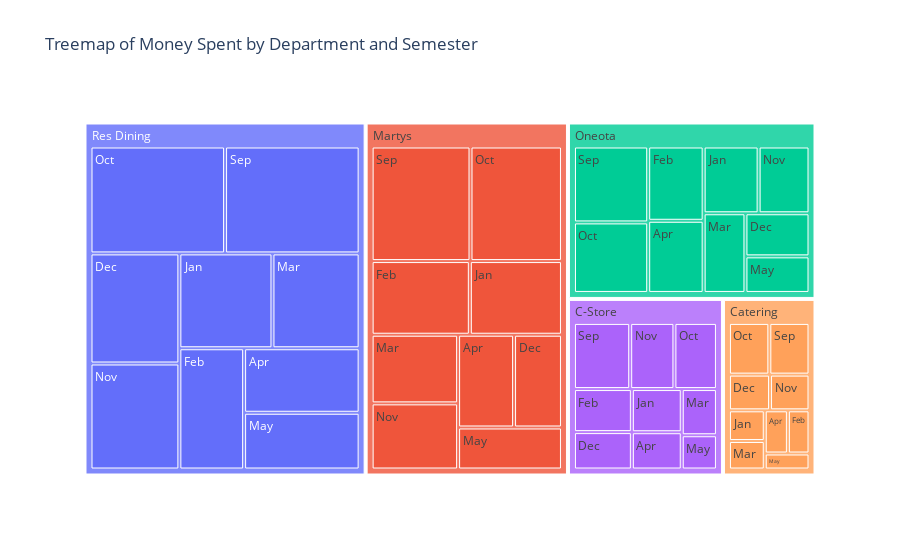

This figure's notebook cell:
### Code cell
fig = px.treemap(agg_data, path=['DEP', 'Month'], values='Money Spent', 
                 title='Treemap of Money Spent by Department and Semester', 
                 labels={'Money Spent': 'Money Spent', 'DEP': 'Department'})

fig.show()

### Figure 1 — Plotly figure (JSON) as saved in the notebook; plotly's stock layout.template omitted (floating-point values rounded to 4 significant figures)
{"data": [{"branchvalues": "total", "domain": {"x": [0, 1], "y": [0, 1]}, "hovertemplate": "labels=%{label}<br>Money Spent=%{value}<br>parent=%{parent}<br>id=%{id}<extra></extra>", "ids": ["C-Store/Apr", "Catering/Apr", "Martys/Apr", "Oneota/Apr", "Res Dining/Apr", "C-Store/Dec", "Catering/Dec", "Martys/Dec", "Oneota/Dec", "Res Dining/Dec", "C-Store/Feb", "Catering/Feb", "Martys/Feb", "Oneota/Feb", "Res Dining/Feb", "C-Store/Jan", "Catering/Jan", "Martys/Jan", "Oneota/Jan", "Res Dining/Jan", "C-Store/Mar", "Catering/Mar", "Martys/Mar", "Oneota/Mar", "Res Dining/Mar", "C-Store/May", "Catering/May", "Martys/May", "Oneota/May", "Res Dining/May", "C-Store/Nov", "Catering/Nov", "Martys/Nov", "Oneota/Nov", "Res Dining/Nov", "C-Store/Oct", "Catering/Oct", "Martys/Oct", "Oneota/Oct", "Res Dining/Oct", "C-Store/Sep", "Catering/Sep", "Martys/Sep", "Oneota/Sep", "Res Dining/Sep", "C-Store", "Catering", "Martys", "Oneota", "Res Dining"], "labels": ["Apr", "Apr", "Apr", "Apr", "Apr", "Dec", "Dec", "Dec", "Dec", "Dec", "Feb", "Feb", "Feb", "Feb", "Feb", "Jan", "Jan", "Jan", "Jan", "Jan", "Mar", "Mar", "Mar", "Mar", "Mar", "May", "May", "May", "May", "May", "Nov", "Nov", "Nov", "Nov", "Nov", "Oct", "Oct", "Oct", "Oct", "Oct", "Sep", "Sep", "Sep", "Sep", "Sep", "C-Store", "Catering", "Martys", "Oneota", "Res Dining"], "name": "", "parents": ["C-Store", "Catering", "Martys", "Oneota", "Res Dining", "C-Store", "Catering", "Martys", "Oneota", "Res Dining", "C-Store", "Catering", "Martys", "Oneota", "Res Dining", "C-Store", "Catering", "Martys", "Oneota", "Res Dining", "C-Store", "Catering", "Martys", "Oneota", "Res Dining", "C-Store", "Catering", "Martys", "Oneota", "Res Dining", "C-Store", "Catering", "Martys", "Oneota", "Res Dining", "C-Store", "Catering", "Martys", "Oneota", "Res Dining", "C-Store", "Catering", "Martys", "Oneota", "Res Dining", "", "", "", "", ""], "type": "treemap", "values": [1998.0, 1138.0, 4963.0, 4170.0, 6999.0, 2327.0, 1671.0, 4247.0, 2876.0, 9189.0, 2678.0, 1062.0, 6914.0, 4291.0, 7376.0, 2314.0, 1251.0, 6486.0, 3823.0, 8293.0, 1746.0, 1163.0, 5673.0, 3470.0, 7767.0, 1295.0, 815.8, 4173.0, 2441.0, 6158.0, 3141.0, 1605.0, 5466.0, 3540.0, 8848.0, 3022.0, 2377.0, 10020.0, 5454.0, 13520.0, 3995.0, 2364.0, 10830.0, 5871.0, 13520.0, 22520.0, 13450.0, 58770.0, 35940.0, 81660.0]}], "layout": {"legend": {"tracegroupgap": 0}, "title": {"text": "Treemap of Money Spent by Department and Semester"}}}
